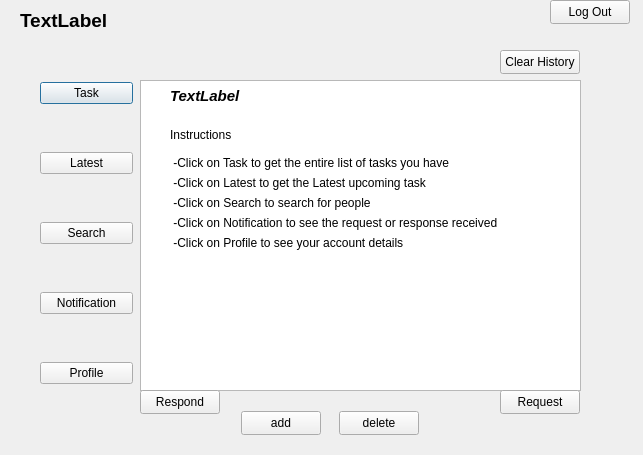
<?xml version="1.0" encoding="UTF-8"?>
<ui version="4.0">
 <class>Mainpage</class>
 <widget class="QDialog" name="Mainpage">
  <property name="geometry">
   <rect>
    <x>0</x>
    <y>0</y>
    <width>643</width>
    <height>455</height>
   </rect>
  </property>
  <property name="windowTitle">
   <string>Dialog</string>
  </property>
  <widget class="QListWidget" name="listWidget">
   <property name="geometry">
    <rect>
     <x>140</x>
     <y>80</y>
     <width>441</width>
     <height>311</height>
    </rect>
   </property>
  </widget>
  <widget class="QWidget" name="layoutWidget">
   <property name="geometry">
    <rect>
     <x>40</x>
     <y>40</y>
     <width>93</width>
     <height>391</height>
    </rect>
   </property>
   <layout class="QVBoxLayout" name="verticalLayout">
    <item>
     <widget class="QPushButton" name="task">
      <property name="text">
       <string>Task</string>
      </property>
     </widget>
    </item>
    <item>
     <widget class="QPushButton" name="latest">
      <property name="text">
       <string>Latest</string>
      </property>
     </widget>
    </item>
    <item>
     <widget class="QPushButton" name="search_2">
      <property name="text">
       <string>Search</string>
      </property>
     </widget>
    </item>
    <item>
     <widget class="QPushButton" name="notification">
      <property name="text">
       <string>Notification</string>
      </property>
      <property name="icon">
       <iconset theme="mail-attachment">
        <normaloff>.</normaloff>.</iconset>
      </property>
     </widget>
    </item>
    <item>
     <widget class="QPushButton" name="profile">
      <property name="text">
       <string>Profile</string>
      </property>
     </widget>
    </item>
   </layout>
  </widget>
  <widget class="QPushButton" name="add">
   <property name="geometry">
    <rect>
     <x>241</x>
     <y>411</y>
     <width>80</width>
     <height>24</height>
    </rect>
   </property>
   <property name="text">
    <string>add</string>
   </property>
  </widget>
  <widget class="QLabel" name="label">
   <property name="geometry">
    <rect>
     <x>170</x>
     <y>80</y>
     <width>381</width>
     <height>31</height>
    </rect>
   </property>
   <property name="font">
    <font>
     <pointsize>11</pointsize>
     <italic>true</italic>
     <bold>true</bold>
    </font>
   </property>
   <property name="text">
    <string>TextLabel</string>
   </property>
  </widget>
  <widget class="QLabel" name="label_2">
   <property name="geometry">
    <rect>
     <x>20</x>
     <y>10</y>
     <width>371</width>
     <height>21</height>
    </rect>
   </property>
   <property name="font">
    <font>
     <pointsize>14</pointsize>
     <bold>true</bold>
    </font>
   </property>
   <property name="text">
    <string>TextLabel</string>
   </property>
  </widget>
  <widget class="QWidget" name="layoutWidget">
   <property name="geometry">
    <rect>
     <x>170</x>
     <y>120</y>
     <width>341</width>
     <height>130</height>
    </rect>
   </property>
   <layout class="QVBoxLayout" name="verticalLayout_3">
    <item>
     <widget class="QLabel" name="label_3">
      <property name="text">
       <string>Instructions</string>
      </property>
     </widget>
    </item>
    <item>
     <layout class="QVBoxLayout" name="verticalLayout_2">
      <item>
       <widget class="QLabel" name="label_4">
        <property name="text">
         <string> -Click on Task to get the entire list of tasks you have</string>
        </property>
       </widget>
      </item>
      <item>
       <widget class="QLabel" name="label_5">
        <property name="text">
         <string> -Click on Latest to get the Latest upcoming task </string>
        </property>
       </widget>
      </item>
      <item>
       <widget class="QLabel" name="label_6">
        <property name="text">
         <string> -Click on Search to search for people</string>
        </property>
       </widget>
      </item>
      <item>
       <widget class="QLabel" name="label_7">
        <property name="text">
         <string> -Click on Notification to see the request or response received</string>
        </property>
       </widget>
      </item>
      <item>
       <widget class="QLabel" name="label_8">
        <property name="text">
         <string> -Click on Profile to see your account details</string>
        </property>
       </widget>
      </item>
     </layout>
    </item>
   </layout>
  </widget>
  <widget class="QPushButton" name="delete_2">
   <property name="geometry">
    <rect>
     <x>339</x>
     <y>411</y>
     <width>80</width>
     <height>24</height>
    </rect>
   </property>
   <property name="text">
    <string>delete</string>
   </property>
  </widget>
  <widget class="QPushButton" name="Request">
   <property name="geometry">
    <rect>
     <x>500</x>
     <y>390</y>
     <width>80</width>
     <height>24</height>
    </rect>
   </property>
   <property name="text">
    <string>Request</string>
   </property>
  </widget>
  <widget class="QPushButton" name="pushButton">
   <property name="geometry">
    <rect>
     <x>140</x>
     <y>390</y>
     <width>80</width>
     <height>24</height>
    </rect>
   </property>
   <property name="text">
    <string>Respond</string>
   </property>
  </widget>
  <widget class="QPushButton" name="pushButton_2">
   <property name="geometry">
    <rect>
     <x>550</x>
     <y>0</y>
     <width>80</width>
     <height>24</height>
    </rect>
   </property>
   <property name="text">
    <string>Log Out</string>
   </property>
  </widget>
  <widget class="QPushButton" name="clearhistory">
   <property name="geometry">
    <rect>
     <x>500</x>
     <y>50</y>
     <width>80</width>
     <height>24</height>
    </rect>
   </property>
   <property name="text">
    <string>Clear History</string>
   </property>
  </widget>
 </widget>
 <resources/>
 <connections/>
</ui>
